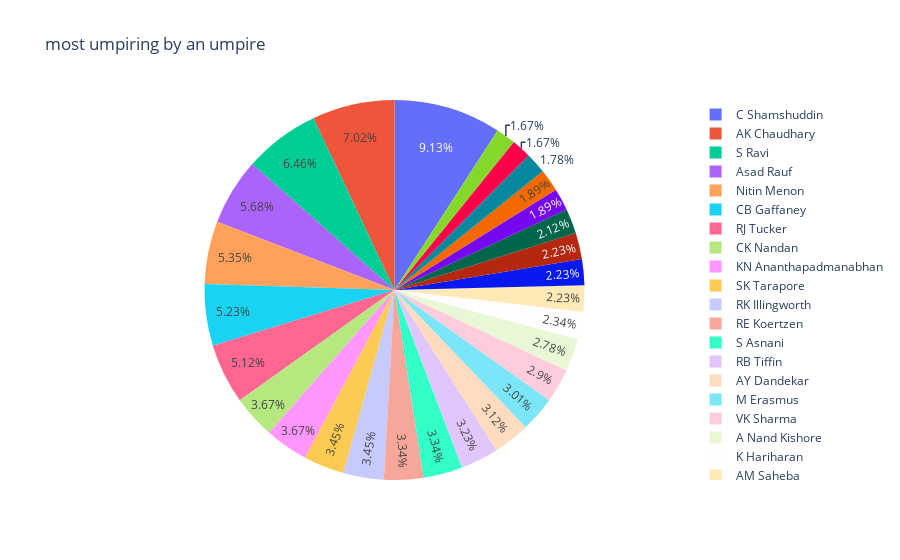

Notebook code cell kept with this figure:
### Code cell
# top 28 umpires 
fig = px.pie(umpire , values = 'Total Matches', names = 'Names', title = 'most umpiring by an umpire')
fig.show()

### Figure 1 — Plotly figure (JSON) as saved in the notebook; plotly's stock layout.template omitted (floating-point values rounded to 4 significant figures)
{"data": [{"domain": {"x": [0, 1], "y": [0, 1]}, "hovertemplate": "Names=%{label}<br>Total Matches=%{value}<extra></extra>", "labels": ["Asad Rauf", "RE Koertzen", "Aleem Dar", "K Hariharan", "RB Tiffin", "AM Saheba", "M Erasmus", "HDPK Dharmasena", "S Asnani", "SK Tarapore", "S Ravi", "SS Hazare", "PR Reiffel", "RJ Tucker", "JD Cloete", "AK Chaudhary", "C Shamshuddin", "K Srinath", "CK Nandan", "NJ Llong", "RK Illingworth", "CB Gaffaney", "VK Sharma", "Nitin Menon", "A Nand Kishore", "AY Dandekar", "KN Ananthapadmanabhan", "YC Barde"], "legendgroup": "", "name": "", "showlegend": true, "type": "pie", "values": [51, 30, 15, 21, 29, 20, 27, 16, 30, 31, 58, 17, 20, 46, 17, 63, 82, 15, 33, 20, 31, 47, 26, 48, 25, 28, 33, 19]}], "layout": {"legend": {"tracegroupgap": 0}, "title": {"text": "most umpiring by an umpire"}}}
